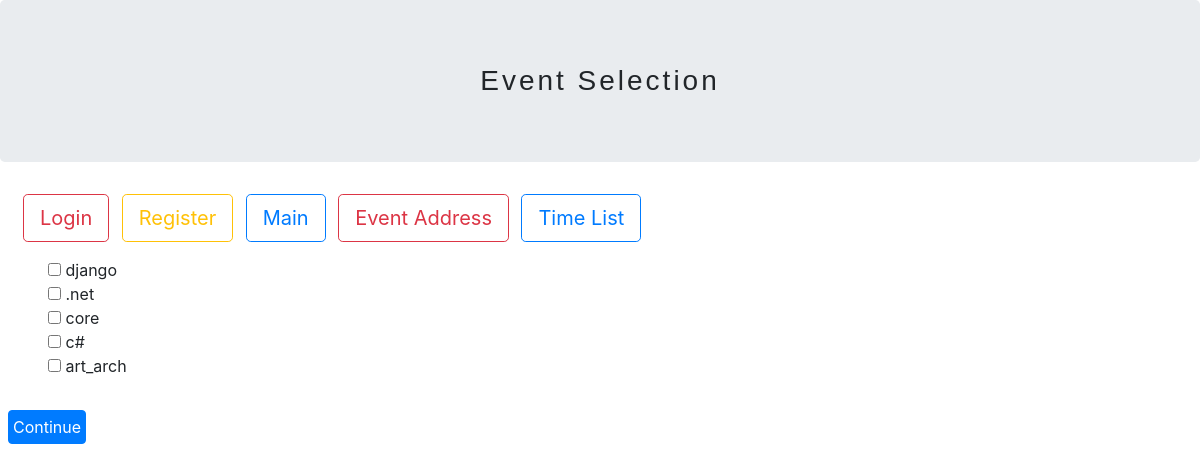
The app's page /ticketing/event-selection/ with its own data.
### ticketing/models.py (models this page shows, shortened)
class EventModel(models.Model):
    name = models.CharField(max_length= 50)
    teacherName = models.CharField(max_length=50)
    lenght =models.IntegerField()
    poster = models.ImageField(upload_to='eventImages/', null=True)

### ticketing/views.py (the view)
# urls.py: path('event-selection/',views.eventSelectionView , name='event-selection') ,
def eventSelectionView(request):
     events= EventModel.objects.all()
     context={
           "events":events
     }
     return render(request,'ticketing/event-selection.html',context)

### ticketing/templates/ticketing/event-selection.html (shortened to what this page needs)
{%  extends  "ticketing/layout.html" %}
{% block titlePage %}  {{eventdetails.name}}  Event Selection{% endblock%}
{% block mainContent %}
<form action="{% url 'ticketing:event-list-selection' %}" method="POST" class="mt-3 ml-2" >
   <ul  >
    {% for  event  in events  %}
    <li>
      <input type="checkbox" name="selected_events" value="{{event.id}}"  id="event{{event.id}}">
     {{ event.name}}
    </li>
    {% endfor %}
   </ul>
    <button type="submit" class="btn btn-primary p-1  mt-3 ">  Continue</button>
</form>
{% endblock%}

### ticketing/static/ticketing/css/main.css (style rules this page uses)
ul { list-style: none; }

### records on screen
EventModel: name "django"
EventModel: name ".net"
EventModel: name "core"
EventModel: name "c#"
EventModel: name "art_arch"
